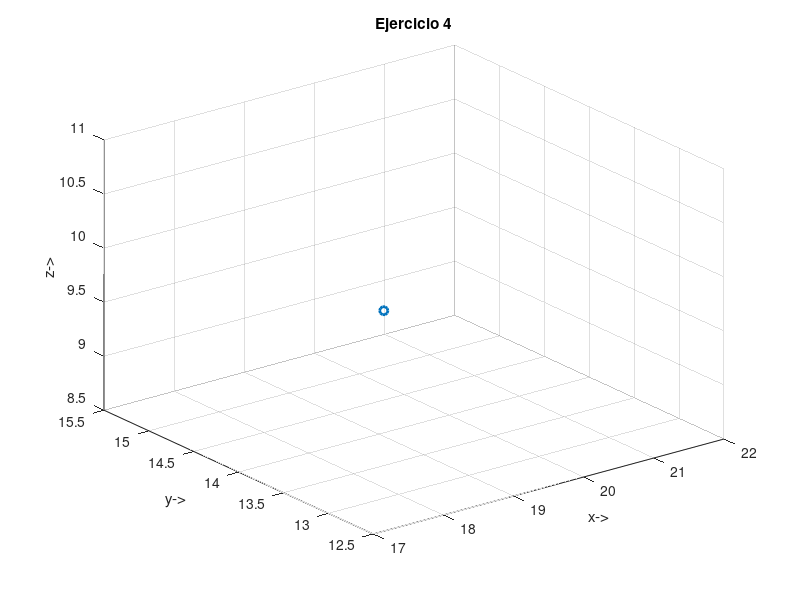

MATLAB code for this plot:
Ruvw = [13; 6.9; 9; 1]
Y = [ cosd(29) 0 sind(29) 3.4;
      0 1 0 7.15;
      -sind(29) 0 cosd(29) 8.03;
      0 0 0 1]
   
      
x = Y*Ruvw


plot3(x(1,1),x(2,1),x(3,1),".o","LineWidth",2)
ylabel("y->")
xlabel("x->")
zlabel("z->")
title("Ejercicio 4")
grid("on")
